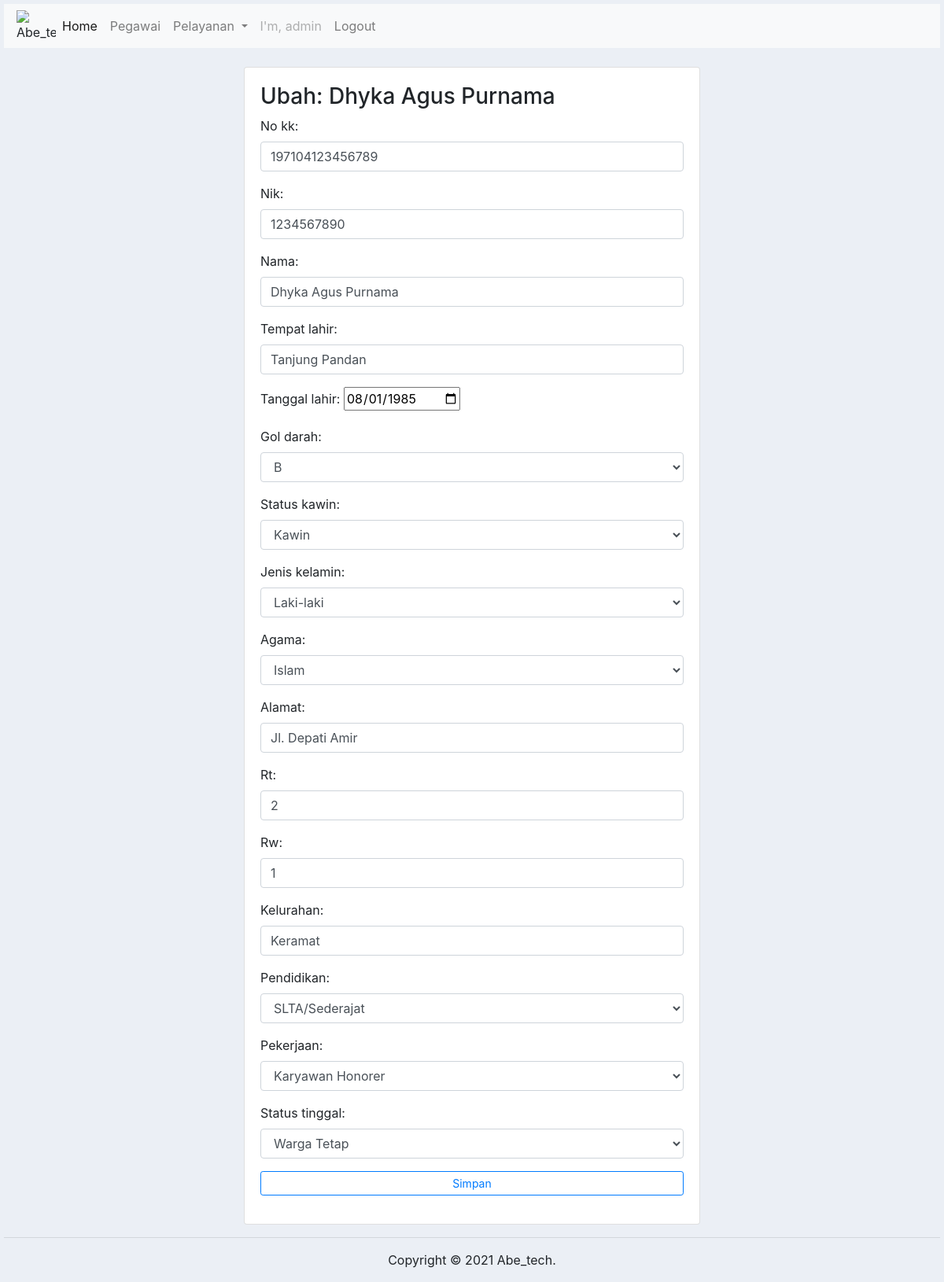
Screenshot of /penduduk/ubah/1 (signed in) with the database file from the repository.
### data_penduduk/models.py (models this page shows, shortened)
class Penduduk(models.Model):
    no_kk = models.IntegerField(null=True)
    nik = models.IntegerField(null=True)
    nama = models.CharField(max_length=50)
    tempat_lahir = models.CharField(max_length=50)
    tanggal_lahir = models.DateField(max_length=50)
    gol_darah = models.ForeignKey(goldarah, on_delete=models.CASCADE, null=True)
    status_kawin = models.ForeignKey(skawin, on_delete=models.CASCADE, null=True)
    jenis_kelamin = models.ForeignKey(jkel, on_delete=models.CASCADE, null=True)
    agama = models.ForeignKey(kagama, on_delete=models.CASCADE, null=True)
    alamat = models.CharField(max_length=50)
    rt = models.IntegerField(null=True)
    rw = models.IntegerField(null=True)
    kelurahan = models.CharField(max_length=50)
    pendidikan = models.ForeignKey(didik, on_delete=models.CASCADE, null=True)
    pekerjaan = models.ForeignKey(kerja, on_delete=models.CASCADE, null=True)
    status_tinggal = models.ForeignKey(stinggal, on_delete=models.CASCADE, null=True)

class goldarah(models.Model):
    nama = models.CharField(max_length=50)
    keterangan = models.TextField()
    def __str__(self):
        return self.nama

### data_penduduk/views.py (the view)
# urls.py: path('penduduk/ubah/<int:id_penduduk>', views.ubah_penduduk, name='ubah_penduduk'),
@login_required(login_url=settings.LOGIN_URL)
def ubah_penduduk(request, id_penduduk):
    penduduk = Penduduk.objects.get(id=id_penduduk)
    template = 'data_penduduk/ubah-penduduk.html'
    if request.POST:
        form = FormPenduduk(request.POST, instance=penduduk)
        if form.is_valid():
            form.save()
            return redirect('profilPenduduk', id_penduduk=id_penduduk)
    else:
        form = FormPenduduk(instance=penduduk)
        konteks = {
            'form' : form,
            'penduduk' : penduduk,
        }
        return render(request, template, konteks)

### data_penduduk/models.py (called while the page is built)
    def __str__(self):
        return self.nama

    def __str__(self):
        return self.nama

    def __str__(self):
        return self.nama

    def __str__(self):
        return self.nama

    def __str__(self):
        return self.nama

    def __str__(self):
        return self.nama

### data_penduduk/templates/data_penduduk/ubah-penduduk.html (shortened to what this page needs)
{% extends 'data_penduduk/home.html' %}
{% block content %}
    <br>
    <div class="row justify-content-center">
        <div class="col-md-6">
            <div class="card card-body">
                <div class="form-floating mb-3">
                    <h3>Ubah: {{penduduk.nama}}</h3>
                    <form action="{% url 'ubah_penduduk' penduduk.id %}" method="post">
                        {{ form.as_p }}
                            <button class="btn btn-outline-primary  btn-sm btn-block">Simpan</button>
                    </form>
                </div>
            </div>
        </div>
    </div>
{% endblock %}

### data_penduduk/templates/data_penduduk/navbar.html (shortened to what this page needs)
{% load static %}
<nav class="navbar navbar-expand-lg navbar-light bg-light">
    <img src="{% static 'img/pgk.png' %}" alt="Abe_tech" width='50px'>
    <div class="collapse navbar-collapse" id="navbarSupportedContent">
      <ul class="navbar-nav mr-auto">
        <li class="nav-item active">
          <a class="nav-link" href="/penduduk/">Home</a>
        </li>
        <li class="nav-item">
          <a class="nav-link" href="/pegawai/">Pegawai</a>
        </li>
        <li class="nav-item dropdown">
          <a class="nav-link dropdown-toggle" href="#" id="navbarDropdown" role="button" data-toggle="dropdown" aria-haspopup="true" aria-expanded="false">
            Pelayanan
          </a>
        </li>
        <li class="nav-item">
          {% if user.is_authenticated %}
          <a class="nav-link disabled" href="">I'm, {{user}}</a>
          {% endif %}
        </li>
        <li class="nav-item">
          <a class="nav-link" href="{% url 'keluar' %}">Logout</a>
        </li>
      </ul>
    </div>
  </nav>

### data_penduduk/templates/data_penduduk/home.html (style rules this page uses)
body { background-color: #ebeff5; margin: 5px; }

### rows the page displays
Penduduk: nama "Dhyka Agus Purnama", no_kk "197104123456789", nik "1234567890", tempat_lahir "Tanjung Pandan", tanggal_lahir "08/01/1985", gol_darah "B", status_kawin "Kawin", jenis_kelamin "Laki-laki", agama "Islam", alamat "Jl. Depati Amir", rt "2", rw "1", kelurahan "Keramat", pendidikan "SLTA/Sederajat", pekerjaan "Karyawan Honorer", status_tinggal "Warga Tetap"

### other values shown
{{ user }} "admin"
